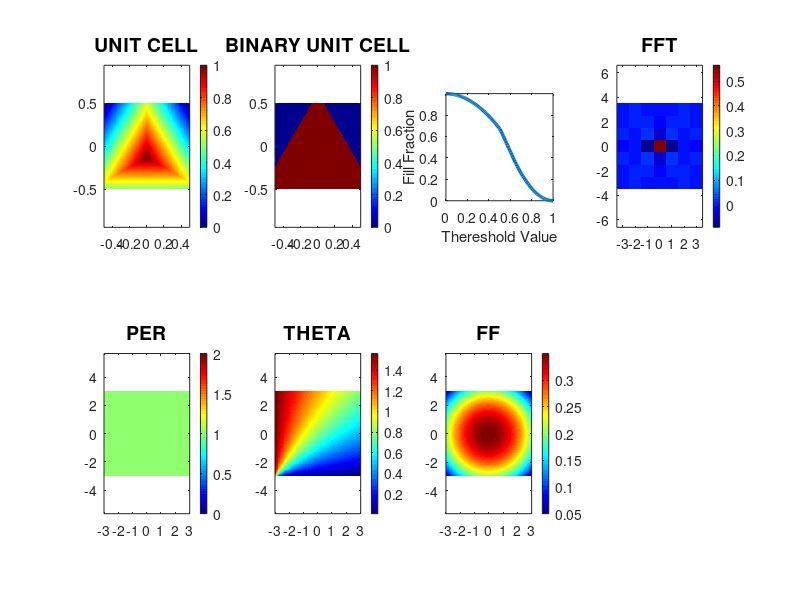

Write the MATLAB code that produced this figure. (Note: this script raises an error after producing the figure.)
%% COMPLETE SPATIALLY-VARYING LATTICE 


% INITIALIZE MATLAB 
clear; 
clc; 
close all; 

% OPEN FIGURE WINDOW 
figure('Color', 'w', 'Units', 'normalized', 'Outerposition', [0 0 1 1]); 


%%%%%%%%%%%%%%%%%%%%%%%%%%%%%%%%%%%%%%%%%%%
%% DASHBOARD
%%%%%%%%%%%%%%%%%%%%%%%%%%%%%%%%%%%%%%%%%%%

% UNIT CELL 
a   = 1;        %lattice period 
NSP = 10;       % Number of lattice

% GRID PARAMETERS 
Nxh = 255;      %unit cell grid
Nyh = Nxh; 

Sx = NSP * a ;
Sy = Sx; 

NRESLO = 10;   %number of points per period
NRESHI = 20; 

% FOURIER EXPANSION PARAMETERS
cth = 0.01;  %threshold of fourier co-efficients
NP  = 7; 
NQ  = 7; 


%%%%%%%%%%%%%%%%%%%%%%%%%%%%%%%%%%%%%%%%%%%
%% CALCULATE GRIDS
%%%%%%%%%%%%%%%%%%%%%%%%%%%%%%%%%%%%%%%%%%%

% LOW RESOLUTION GRID

dx = a/NRESLO; 
dy = a/NRESLO; 

Nx = ceil(Sx/dx);  dx = Sx/Nx; 
Ny = ceil(Sy/dy);  dy = Sy/Ny; 

xa = (1:Nx)*dy; 
ya = (1:Ny)*dy; 

[Y, X] = meshgrid(ya, xa); 


% HIGH RESOLUTION GRID
Kmax = (2*pi/a) * [floor(NP/2); floor(NQ/2)]; 
amin = (2*pi)/norm(Kmax); %min lattice for high resolution 
dx2 = amin/NRESHI; 
dy2 = amin/NRESHI; 

Nx2 = ceil(Sx/dx2); 
Ny2 = ceil(Sy/dy2); 

xa2 = linspace(xa(1), xa(Nx), Nx2); 
ya2 = linspace(ya(1), ya(Ny), Ny2); 

dx2 = xa2(2) - xa2(1); 
dy2 = ya2(2) - ya2(1); 

[Y2, X2] = meshgrid(ya2, xa2); 


%%%%%%%%%%%%%%%%%%%%%%%%%%%%%%%%%%%%%%%%%%%
%% BUILD GRAYSCALE UNIT CELL
%%%%%%%%%%%%%%%%%%%%%%%%%%%%%%%%%%%%%%%%%%%

% UNIT CELL GRID 
dxh = a/Nxh; 
dyh = a/Nyh; 
xah = (0:Nxh-1)*dxh; xah = xah - mean(xah); 
yah = (0:Nyh-1)*dyh; yah = yah - mean(yah);

[YH, XH] = meshgrid(yah, xah);


% DEFINE VERTICES OF THE TRIANGLE (USING VERTICES)

w = .9*a;   %width of triangle 
h = w*sqrt(3)/2; 

v1 = [0; h/2]; 
v2 = [-w/2; -h/2]; 
v3 = [+w/2; -h/2]; 

% SECTION 1 
p1 = v1; 
p2 = v2; 
D1 = (p2(2) - p1(2))*XH - (p2(1)-p1(1))*YH - p2(1)*p1(2) - p2(2)*p1(1); 
D1 = -D1./sqrt((p2(2) - p1(2))^2 + (p2(1) - p1(1))^2); 


% SECTION 2 
p1 = v1; 
p2 = v3; 
D2 = (p2(2) - p1(2))*XH - (p2(1)-p1(1))*YH - p2(1)*p1(2) - p2(2)*p1(1); 
D2 = +D2./sqrt((p2(2) - p1(2))^2 + (p2(1) - p1(1))^2);

% SECTION 3 
p1 = v2; 
p2 = v3; 
D3 = (p2(2) - p1(2))*XH - (p2(1)-p1(1))*YH - p2(1)*p1(2) - p2(2)*p1(1); 
D3 = -D3./sqrt((p2(2) - p1(2))^2 + (p2(1) - p1(1))^2);

% BUILD THE UNIT CELL ON GRAYSCALE
UC = min(D1, D2); 
UC = min(UC, D3);
UC = UC- min(UC(:)); 
UC = UC / max(UC(:)); 

% SHOW IMAGES 

subplot(241); 
h1 = imagesc(xah, yah,  UC'); 
h2 = get(h1, 'Parent'); 
set(h2, 'YDir', 'normal'); 
axis equal tight; 
colorbar; 
colormap('jet'); 
title('UNIT CELL', 'Fontsize', 14); 


%%%%%%%%%%%%%%%%%%%%%%%%%%%%%%%%%%%%%%%%%%%
%% PERFORM FILL FRACTION SWEEP 
%%%%%%%%%%%%%%%%%%%%%%%%%%%%%%%%%%%%%%%%%%%

gth_dat = linspace(0, 1, 100); 

% CALCULATE FILL FRACTION DATA

ff_dat = 0*gth_dat; 

for n = 1: length(gth_dat)
    
    % GENERATE BINARY UNIT CELL
    UCB = UC > gth_dat(n); 
    
    %CALCULATE FILL FRACTION 
    ff_dat(n) = sum(UCB(:))/(Nxh*Nyh); 
    
    % SHOW STATUS OF BINARY GRATING
    
  
end 
subplot(242); 
h1 = imagesc(xah, yah,  (UC> gth_dat(n/2))'); 
h2 = get(h1, 'Parent'); 
set(h2, 'YDir', 'normal'); 
axis equal tight; 
colorbar; 
colormap('jet'); 
title('BINARY UNIT CELL', 'Fontsize', 14); 

% FILL FRACTION PLOT
subplot(243); 
plot(gth_dat(1:n), ff_dat(1:n), 'Linewidth', 2.5); 
xlim([gth_dat(1), max(gth_dat)]);
ylim([0, 1]); 
axis equal tight
xlabel('Thereshold Value'); 
ylabel('Fill Fraction'); 


%%%%%%%%%%%%%%%%%%%%%%%%%%%%%%%%%%%%%%%%%%%
%% COMPUTE FOURIER EXPANSION
%%%%%%%%%%%%%%%%%%%%%%%%%%%%%%%%%%%%%%%%%%% 

% CALCULATE FFT
A = fftshift(fft2(UC))/(Nxh*Nyh); 

% TRUNCATION TO TAKE SECTION OF FFT AMPS 

pO = 1+floor(Nxh/2); 
qO = 1+floor(Nyh/2); 


np1 = pO - floor(NP/2); 
np2 = pO + floor(NP/2); 
nq1 = qO - floor(NQ/2); 
nq2 = qO + floor(NQ/2); 

AT = A(np1:np2, nq1:nq2); 

pa = (-floor(NP/2):floor(NP/2)); 
qa = (-floor(NQ/2):floor(NQ/2));

% GRATING VECTOR EXPANSION 
KX = 2*pi*pa/a; 
KY = 2*pi*qa/a; 

[KY, KX] = meshgrid(KY, KX); 

% SHOW TRUNCATED FFT
subplot(244); 
h1 = imagesc(pa, qa,  real(AT)'); 
h2 = get(h1, 'Parent'); 
set(h2, 'YDir', 'normal'); 
axis equal tight; 
colorbar; 
colormap('jet'); 
title('FFT', 'Fontsize', 14); 



%%%%%%%%%%%%%%%%%%%%%%%%%%%%%%%%%%%%%%%%%%%
%% GENERATE INPUT DATA
%%%%%%%%%%%%%%%%%%%%%%%%%%%%%%%%%%%%%%%%%%% 

% PERIOD (LOW RESOLUTION) 
PER = a*ones(Nx, Ny); 
% ORIENTATION (LOW RESOLUTION GRID)
THETA = atan2(Y, X); 

% FILL FACTOR (HIGH RESOLUTION GRID)

FF = (X2- Sx/2).^2 + (Y2-Sy/2).^2; 
FF = FF-min(FF(:)); 
FF = FF/ max(FF(:));

FF = 1- FF; 
FF = 0.05 + .3*FF; 


% SHOW  PERIOD
subplot(245); 
h1 = imagesc(pa, qa,  PER'); 
h2 = get(h1, 'Parent'); 
set(h2, 'YDir', 'normal'); 
axis equal tight; 
colorbar; 
colormap('jet'); 
title('PER', 'Fontsize', 14); 


% SHOW  THETA 
subplot(246); 
h1 = imagesc(pa, qa,  THETA'); 
h2 = get(h1, 'Parent'); 
set(h2, 'YDir', 'normal'); 
axis equal tight; 
colorbar; 
colormap('jet'); 
title('THETA', 'Fontsize', 14); 


% SHOW  FF
subplot(247); 
h1 = imagesc(pa, qa,  FF'); 
h2 = get(h1, 'Parent'); 
set(h2, 'YDir', 'normal'); 
axis equal tight; 
colorbar; 
colormap('jet'); 
title('FF', 'Fontsize', 14); 


%%%%%%%%%%%%%%%%%%%%%%%%%%%%%%%%%%%%%%%%%%%
%% GENERATE SPATIALLY-VARIANT LATTICE
%%%%%%%%%%%%%%%%%%%%%%%%%%%%%%%%%%%%%%%%%%%

% GENERATE LIST OF PLANAR GRATINGS
KLIST = [ KX(:)'; KY(:)'];
CLIST = AT(:); 

% TRUNCATE LIST 
cmax  = max(abs(CLIST)); 
ind   = find(abs(CLIST)>cth*cmax); 

CLIST = CLIST(ind); 
KLIST = KLIST(:, ind); 

%%%%%%%%%%%%%%%%%%%%%%%%%%%%%%%%%%%%%%%%%%%
%% MAIN LOOP OF ITERATION
%%%%%%%%%%%%%%%%%%%%%%%%%%%%%%%%%%%%%%%%%%%

NK = length(CLIST); 

SVL = zeros(Nx2, Ny2); 

for nk = 1: NK
    
    % CALCULATE K-FUNCTIONS
    Kx = KLIST(1, nk); 
    Ky = KLIST(2, nk); 
    
    [theta, r] = cart2pol(Kx,Ky); 
    
    [Kx, Ky]   = pol2cart(THETA+theta, r*a./PER); 
    
    % SOLVE FOR GRATING PHASE
    PHI = svlsolve(Kx, Ky, dx, dy); 
    
    % INTERPOLATE TO HIGH RESOLUTION GRID
    
    PHI = interp2(ya, xa', PHI, ya2, xa2'); 
    
    % Calculate Analog Planar GRating 
    
    GA = exp(1i*PHI); 
    
    % Add Planar GRating to Overall Lattice 
    
    SVL = SVL + CLIST(nk).*GA; 
    % REFRESH Graphics.
    %clf; 
     
        subplot(248); 
        h1 = imagesc(pa, qa,  real(GA)'); 
        h2 = get(h1, 'Parent'); 
        set(h2, 'YDir', 'normal'); 
        axis equal tight; 
        colorbar; 
        colormap('jet'); 
        title('PLANAR GRATING', 'Fontsize', 14); 
 figure(2);
        subplot(121); 
        h1 = imagesc(pa, qa,  real(SVL)'); 
        h2 = get(h1, 'Parent'); 
        set(h2, 'YDir', 'normal'); 
        axis equal tight; 
        colorbar; 
        colormap('jet'); 
        title('ANALOG LATTICE', 'Fontsize', 14); 
    
    drawnow(); 
    %end
end

% CLEAN UP NUMERICAL NOISE 

SVL = real(SVL); 
SVL = SVL - min(SVL(:)); 
SVL = SVL/max(SVL(:)); 

% GENERATE BINARY LATTICE

GTH = interp1(ff_dat, gth_dat, FF(:)); 

GTH = reshape(GTH, Nx2, Ny2); 

SVLS = SVL > GTH; 

% SHOW FINAL LATTICE
%clf; 
subplot(122); 
h1 = imagesc(pa, qa,  SVLS'); 
h2 = get(h1, 'Parent'); 
set(h2, 'YDir', 'normal'); 
axis equal tight; 
colorbar; 
colormap('jet'); 
title('ANALOG LATTICE', 'Fontsize', 14); 


% SAVE LATTICE TO FILE 
save SVLATTICE2D SVLS dx2 dy2
